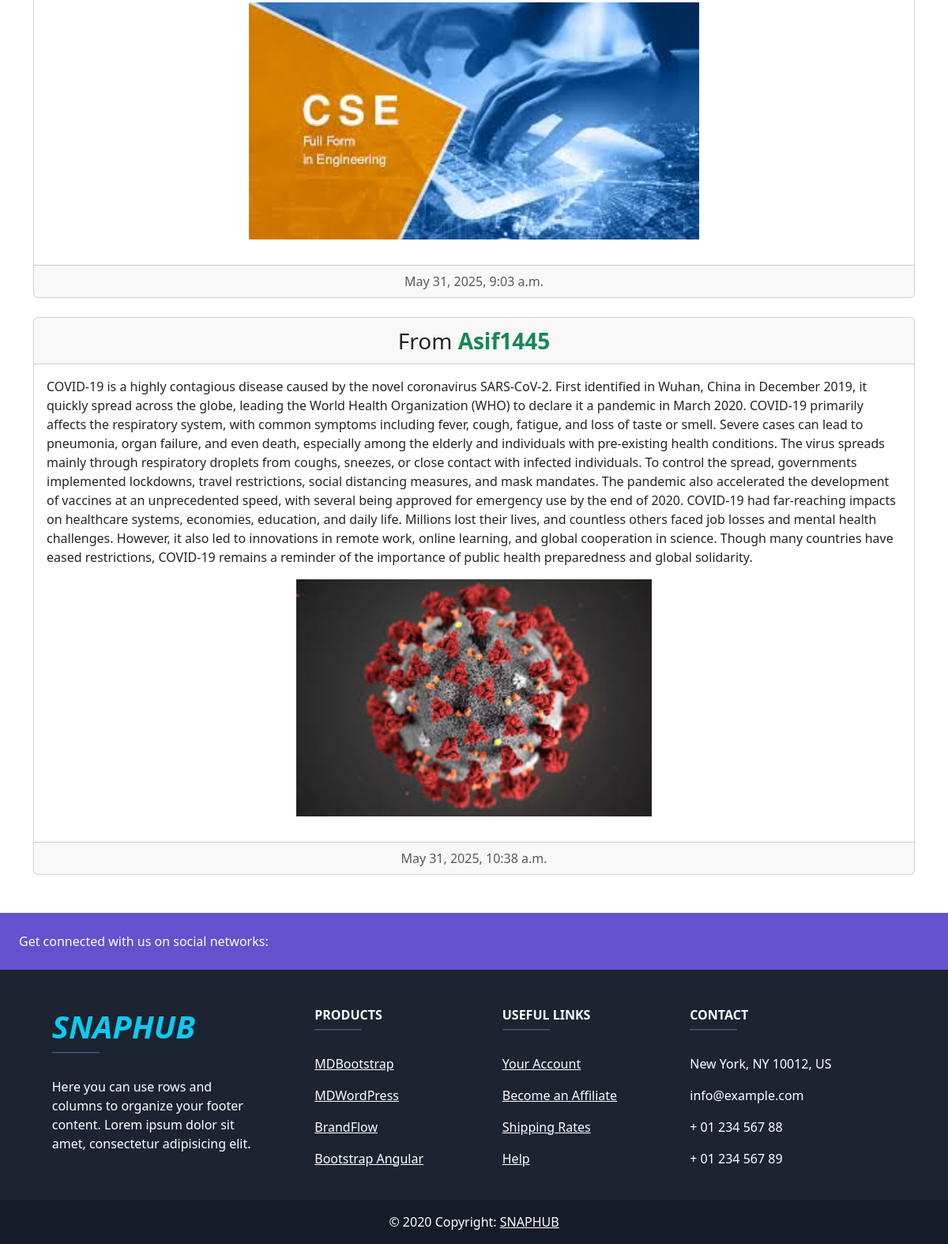
The app's page / (lower part), older data.
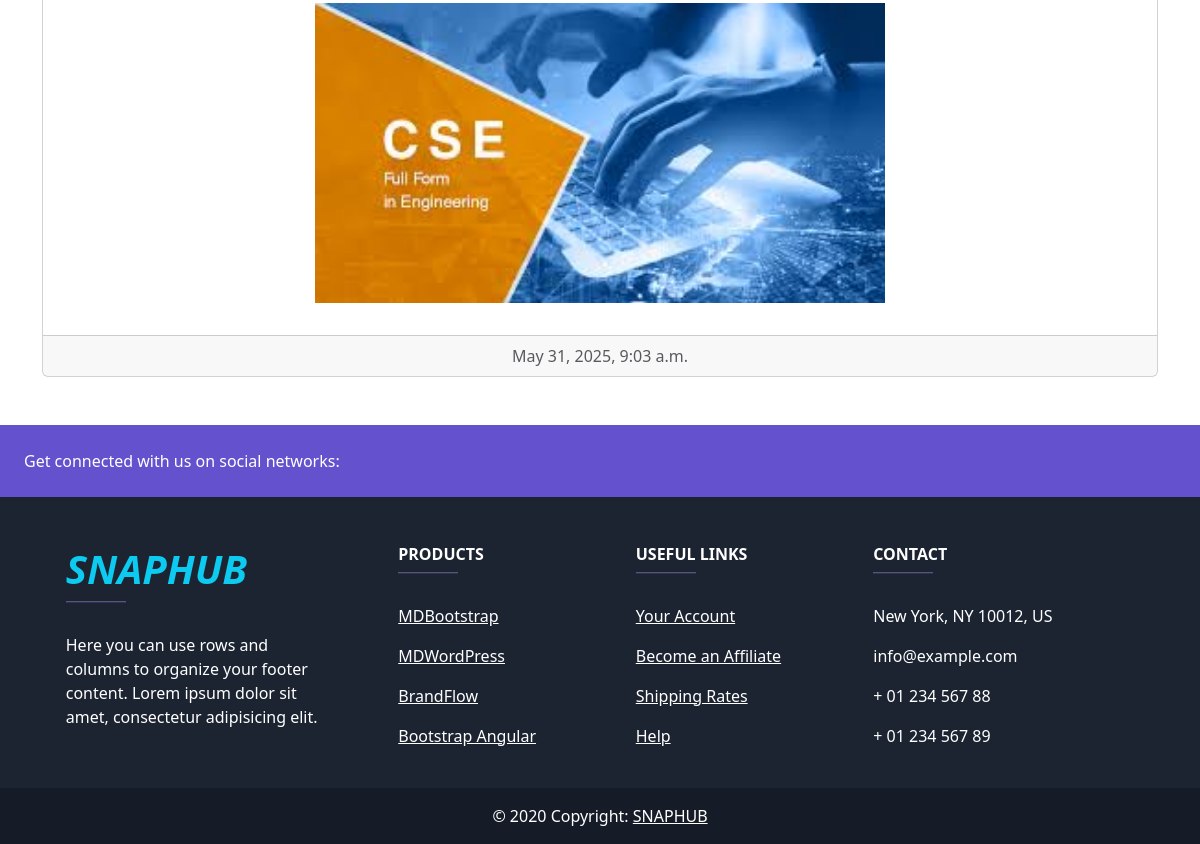
The same page, newer data.
### posts/models.py (models this page shows, shortened)
class Post(models.Model):
    author = models.ForeignKey(User,on_delete=models.CASCADE)
    content=models.TextField(max_length=5000)
    image = image = models.ImageField(upload_to="posts/images/", blank=True, null=True)
    date_time=models.DateTimeField(auto_now_add=True)

### home/views.py (the view)
# urls.py: 2. Add a URL to urlpatterns:  path('', views.home, name='home')
def home(request):
    posts = Post.objects.all()
    return render (request,"home.html",{"posts":posts})

### home/templates/home.html (shortened to what this page needs)
{% extends "base.html" %}
{% block content %}
<div class="container my-5">
    {% for post in posts %}
        <div class="card text-center mb-4">
            <div class="card-header  fs-3">
                From <span class="text-success fw-bold ">{{ post.author.username }}</span>
            </div>
            <div class="card-body">
                <p class="card-text text-start">{{ post.content }}</p>
                {% if post.image %}
                    <img src="{{ post.image.url }}" alt="Post Image" class="img-fluid rounded mb-3" style="height: 300px; width: 100%; object-fit: contain;" />
                {% endif %}
            </div>
            <div class="card-footer text-body-secondary">
                {{ post.date_time|date:"F j, Y, g:i a" }}
            </div>
        </div>
    {% empty %}
        <p>No posts found.</p>
    {% endfor %}
</div>
<div class="footer-section w-100">
    {% include "footer.html" %}
</div>
{% endblock  %}

Row changes from the older to the newer data that the page shows:
removed Post: author.username "Asif1445", content "COVID-19 is a highly contagious disease caused by the novel coronavirus SARS-CoV-2. First identified in Wuhan, China in December 2019, it quickly spread across the globe, leading the World Health Organization (WHO) to declare it a pandemic in March 2020. COVID-19 primarily affects the respiratory system, with common symptoms including fever, cough, fatigue, and loss of taste or smell. Severe cases can lead to pneumonia, organ failure, and even death, especially among the elderly and individuals with pre-existing health conditions. The virus spreads mainly through respiratory droplets from coughs, sneezes, or close contact with infected individuals. To control the spread, governments…", image (picture), date_time "May 31, 2025, 10:38 a.m."
